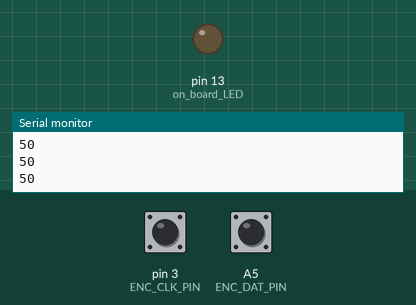
Recording of a sketch running on a simulated Arduino Leonardo, built with avr-gcc and run on an emulated ATmega32U4. On the bench: output pins drawn as LEDs (lit = HIGH), the last lines printed to the serial monitor. The inputs (shaded band) are chosen by the test bench; at power-on: pin 3 (ENC_CLK_PIN) HIGH, A5 (ENC_DAT_PIN) HIGH. USB keyboard and mouse output is not drawn.

Above: at 1.2 s.
1.3 s: pin 3 (ENC_CLK_PIN) pulled LOW for 0.15 s
At 1.8 s:
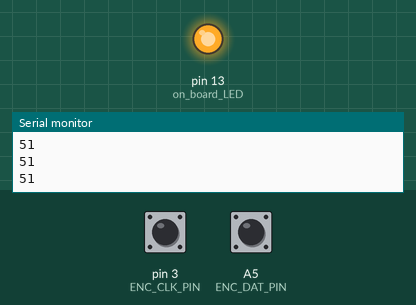
2.9 s: pin 3 (ENC_CLK_PIN) pulled LOW for 1 s
At 4.1 s:
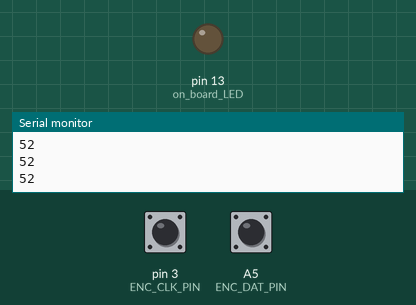
5.4 s: pin 3 (ENC_CLK_PIN) pulled LOW for 3.2 s
At 6.2 s:
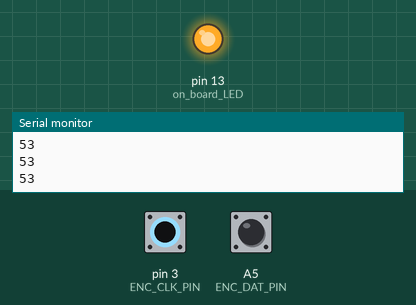
Timing chart, 0 to 8.4 s (numbered marks = the images above; inputs shaded):
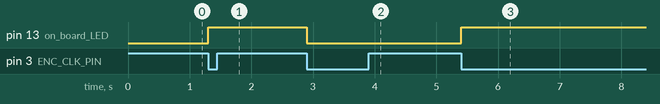

The sketch:

Trim.ino
```cpp
#include <Joystick.h>

#define DEBOUNCE_TIME 5 // ms delay before the push button changes state

#define ENC_CLK_PIN 3 // rotary encoder CLK input
#define ENC_DAT_PIN A5 // rotary encoder DATA input
#define ENC_MAX 100 // max value of the rotary encoder
#define ENC_MIN -100 // min value of the rotary encoder
#define ENC_ZERO 0 // value to jump to after pressing encoder switch
#define INCREMENT 1

Joystick_ Joystick(JOYSTICK_DEFAULT_REPORT_ID,JOYSTICK_TYPE_JOYSTICK, 0, 0, true, false, false, false, false, false, false, false, false, false, false);
byte reading, clk, clk_old;

volatile int virtualPosition = 50;
volatile int on = 0;
void isr () {
  static unsigned long lastInterruptTime = 0;
  unsigned long interruptTime = millis();
  // If interrupts come faster than 5ms, assume it's a bounce and ignore
  if (interruptTime - lastInterruptTime > 5) {
    if (digitalRead(ENC_DAT_PIN) == LOW)
    {
      virtualPosition-=INCREMENT; // Could be -5 or -10
    }
    else {
    virtualPosition+=INCREMENT; // Could be +5 or +10
    }
    virtualPosition = min(ENC_MAX, max(ENC_MIN, virtualPosition));

    // Let LED blink to indicate activity
    if (on==0)
    {
      on=1;
    }
    else
    {
      on =0;
    }
    digitalWrite(13,on);
}
// Keep track of when we were here last (no more than every 5ms)
lastInterruptTime = interruptTime;
}

// SETUP
void setup() {

pinMode(ENC_CLK_PIN,INPUT_PULLUP);
pinMode(ENC_DAT_PIN,INPUT_PULLUP);
attachInterrupt(digitalPinToInterrupt(ENC_CLK_PIN), isr, LOW);
pinMode(13,OUTPUT); // on board LED
digitalWrite(13,0);
Joystick.begin(false);
Joystick.setXAxisRange(ENC_MIN, ENC_MAX);

Serial.begin(9600);
Serial.println("Go!");
}

void loop() {
Serial.println(virtualPosition);
Joystick.setXAxis(virtualPosition);

Joystick.sendState();
delay(10);
}
```

Measured:
- after the input at 1.3 s, pin 13 (on_board_LED): LOW → HIGH at once
- after the input at 2.9 s, pin 13 (on_board_LED): HIGH → LOW at once
- after the input at 5.4 s, pin 13 (on_board_LED): LOW → HIGH at once
